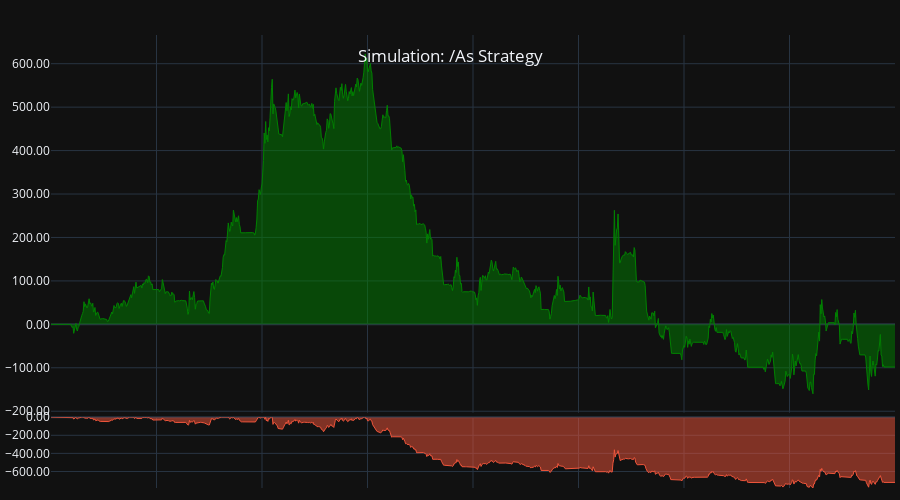
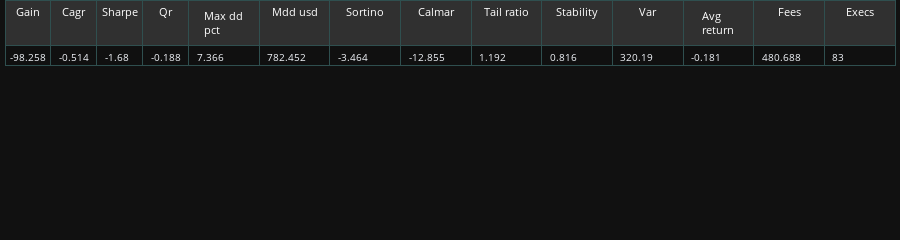

Write notebook code for charts like these, in order.
### Code cell
tearsheet(rep, False)

### Figure 1 — Plotly figure (JSON) as saved in the notebook; plotly's stock layout.template omitted (floating-point values rounded to 4 significant figures; data arrays with more than 128 entries replaced by an {"elided": "..."} marker saying what was removed)
{"data": [{"fill": "tozeroy", "line": {"color": "green", "width": 1}, "mode": "lines", "name": "Total_PnL", "type": "scatter", "uid": "3d11641f-e651-4bb3-ada7-015ba1734c2b", "x": {"elided": "1153 str values"}, "xaxis": "x", "y": {"elided": "1153 float values"}, "yaxis": "y"}, {"fill": "tozeroy", "line": {"width": 1}, "mode": "lines", "name": "Drawdown_1", "type": "scatter", "uid": "453c201c-84dc-42d8-90e0-19696aafa1d3", "x": {"elided": "1153 str values"}, "xaxis": "x", "y": {"elided": "1153 float values"}, "yaxis": "y2"}], "layout": {"dragmode": "zoom", "height": 500, "hoverdistance": 1000, "hovermode": "x unified", "margin": {"b": 5, "l": 5, "r": 5, "t": 35}, "modebar": {"add": ["drawline", "drawopenpath", "drawrect", "eraseshape"]}, "newshape": {"line": {"color": "yellow", "width": 1}}, "showlegend": false, "title": {"text": " Simulation: /As Strategy", "x": 0.5, "xanchor": "center", "y": 0.9, "yanchor": "top"}, "xaxis": {"anchor": "y", "domain": [0, 1], "hoverformat": "%d-%b-%y %H:%M", "matches": "x2", "rangeslider": {"visible": false}, "showspikes": true, "showticklabels": false, "spikecolor": "#306020", "spikedash": "dot", "spikemode": "across", "spikesnap": "cursor", "spikethickness": 1}, "xaxis2": {"anchor": "y2", "domain": [0, 1], "showspikes": true, "spikecolor": "#306020", "spikedash": "dot", "spikemode": "across", "spikesnap": "cursor", "spikethickness": 1}, "yaxis": {"anchor": "x", "domain": [0.1663, 1], "hoverformat": ".2f", "spikecolor": "#306020", "spikesnap": "cursor", "spikethickness": 1, "tickformat": ".2f"}, "yaxis2": {"anchor": "x2", "domain": [0, 0.1563], "range": [-782.5, 0], "spikecolor": "#306020", "spikesnap": "cursor", "spikethickness": 1, "tickformat": ".2f"}}}

### Figure 2 — Plotly figure (JSON) as saved in the notebook; plotly's stock layout.template omitted (floating-point values rounded to 4 significant figures)
{"data": [{"cells": {"align": ["center", "left"], "fill": {"color": "#101010"}, "font": {"size": 10}, "line": {"color": "darkslategray"}, "values": [-98.26, -0.514, -1.68, -0.188, 7.366, 782.5, -3.464, -12.86, 1.192, 0.816, 320.2, -0.181, 480.7, 83]}, "columnwidth": [130, 130, 130, 130, 200], "header": {"fill": {"color": "#303030"}, "font": {"color": "white", "size": 11}, "line": {"color": "darkslategray"}, "values": ["Gain", "Cagr", "Sharpe", "Qr", "Max dd pct", "Mdd usd", "Sortino", "Calmar", "Tail ratio", "Stability", "Var", "Avg return", "Fees", "Execs"]}, "type": "table", "uid": "0163923f-dcd5-4aaa-b07f-f63054db811f"}], "layout": {"height": 80, "margin": {"b": 1, "l": 5, "r": 5, "t": 0}}}
